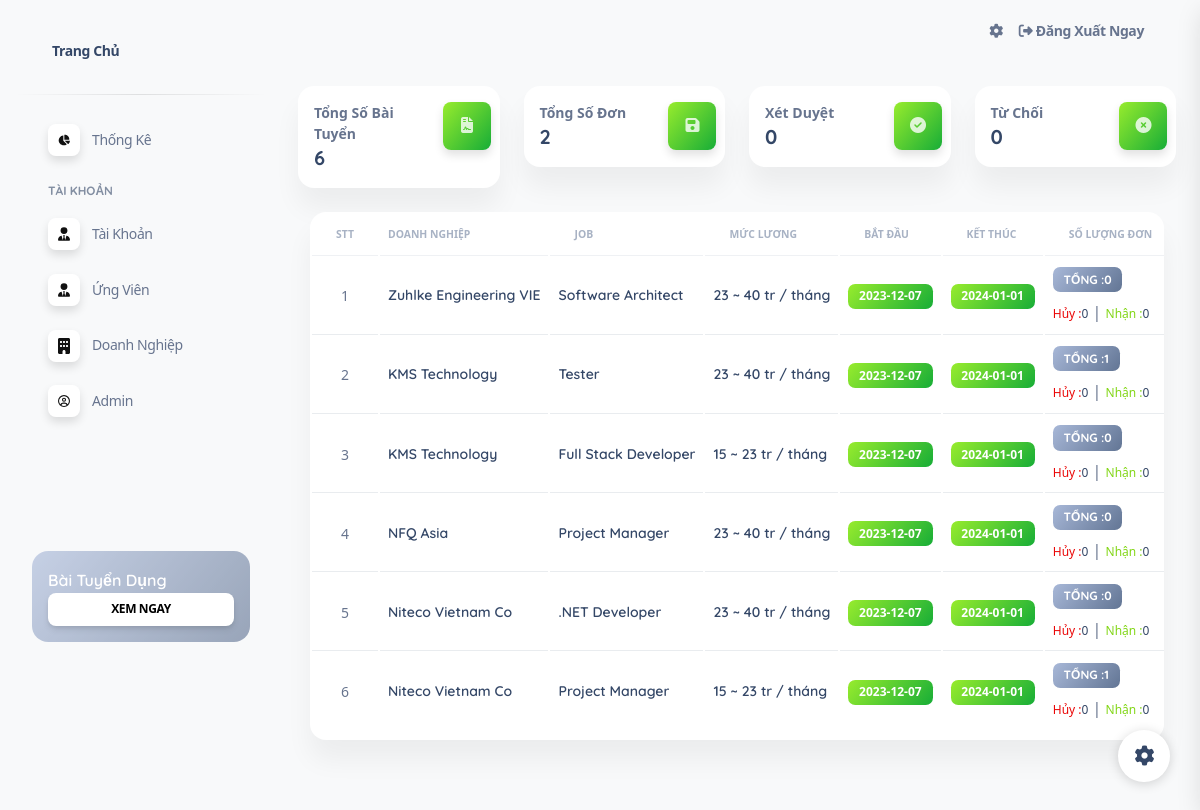
The app's page /src/WEB/index.php?act=listrecr (signed in) with its own data.
### tables this page shows
CREATE TABLE IF NOT EXISTS `recr` (
  `id` int(10) NOT NULL,
  `idcorp` int(10) NOT NULL,
  `job` varchar(255) NULL,
  `exp` varchar(255) NULL,
  `level` varchar(255) NULL,
  `salary` varchar(255) NULL,
  `progLang` varchar(255) NULL,
  `type` varchar(255) NULL,
  `description` text NULL,
  `start` date  NULL,
  `end` date NULL,
  `request` text NULL
);

CREATE TABLE IF NOT EXISTS `user` (
  `id` int(10) NOT NULL,
  `username` varchar(255) NOT NULL,
  `pass` varchar(255) NOT NULL,
  `name` varchar(255) NOT NULL,
  `email` varchar(255) NOT NULL,
  `phone` varchar(13) NOT NULL,
  `address` varchar(255) NULL,
  `role` int(2) NOT NULL
);

### src/WEB/index.php (called while the page is built)
<?php
include 'controller/controller.php';

### src/WEB/model/pdo.php (called while the page is built, shortened)
<?php
function pdo_get_connection(){
    $servername = "db";
    $username = "ankan";
    $password = "310102";
    try {
        $conn = new PDO("mysql:host=$servername;dbname=web_tuyendung", $username, $password);
        $conn->setAttribute(PDO::ATTR_ERRMODE, PDO::ERRMODE_EXCEPTION);
        return $conn;
    } catch(PDOException $e) {
        echo "Connection failed: " . $e->getMessage();
    }
}
function pdo_query($sql){
    $sql_args=array_slice(func_get_args(),1);
    try{
        $conn=pdo_get_connection();
        $stmt=$conn->prepare($sql);
        $stmt->execute($sql_args);
        $rows=$stmt->fetchAll();
        return $rows;
    }
    catch(PDOException $e){
        throw $e;
    }
    finally{
        unset($conn);
    }
}
function pdo_query_one($sql){
    $sql_args=array_slice(func_get_args(),1);
    try{
        $conn=pdo_get_connection();
        $stmt=$conn->prepare($sql);
        $stmt->execute($sql_args);
        $row=$stmt->fetch(PDO::FETCH_ASSOC);
        return $row;
    }
    catch(PDOException $e){
        throw $e;
    }
    finally{
        unset($conn);
    }
}

### src/WEB/model/admin.php (called while the page is built, shortened)
<?php
function list_recr($id, $name, $job, $salary, $start, $end)
{
    $sql = "SELECT recr.*, user.id AS userId, user.name AS userName, user.role, corp.iduser
            FROM recr
            INNER JOIN corp ON recr.idcorp = corp.id
            INNER JOIN user ON corp.iduser = user.id
            WHERE 1 ";
    $sql .= $id !== '' ? " AND recr.id LIKE '%" . $id . "%' " : "";
    $sql .= $name !== '' ? " AND user.name LIKE '%" . $name . "%' " : "";
    $sql .= $job !== '' ? " AND recr.job LIKE '%" . $job . "%' " : "";
    $sql .= $salary !== '' ? " AND recr.salary LIKE '%" . $salary . "%' " : "";
    $sql .= $start !== '' ? " AND recr.start LIKE '%" . $start . "%' " : "";
    $sql .= $end !== '' ? " AND recr.end LIKE '%" . $end . "%' " : "";
    $sql .= " ORDER BY recr.id DESC";
    return pdo_query($sql);
}
function countRecr()
{
    $sql = "SELECT COUNT(id) as total FROM recr";
    $result = pdo_query_one($sql);
    return $result['total'];
}
function countIn4()
{
    $sql = "SELECT COUNT(id) as total FROM info";
    $result = pdo_query_one($sql);
    return $result['total'];
}
function countInfo($idrec)
{
    $sql = "SELECT COUNT(*) as count FROM info WHERE idrec = ?";
    return pdo_query_one($sql, $idrec)['count'];
}
function countstatus($idrec, $status)
{
    $sql = "SELECT COUNT(*) as countstatus FROM info WHERE idrec = ? AND status = ?";
    $result = pdo_query_one($sql, $idrec, $status);
    return $result['countstatus'];
}
function status( $status)
{
    $sql = "SELECT COUNT(*) as countstatus FROM info WHERE status = ?";
    $result = pdo_query_one($sql, $status);
    return $result['countstatus'];
}

### src/WEB/view/admin/listRecr.php (the view, shortened to what this page needs)
<div class="container-fluid py-4">
    <div class="row">
        <div class="col-xl-3 col-sm-6 mb-xl-0 mb-4">
            <div class="card">
                <div class="card-body p-3">
                    <div class="row">
                        <div class="col-8">
                            <div class="numbers">
                                <p class="text-sm mb-0 text-capitalize font-weight-bold">Tổng số bài tuyển</p>
                                <h5 class="font-weight-bolder mb-0">
                                    <?= $totalRecr ?>
                                </h5>
                            </div>
                        </div>
                        <div class="col-4 text-end">
                            <div class="icon icon-shape bg-gradient-success shadow text-center border-radius-md">
                                <i class="fa-solid fa-file-contract" aria-hidden="true"></i>
                            </div>
                        </div>
                    </div>
                </div>
            </div>
        </div>
        <div class="col-xl-3 col-sm-6 mb-xl-0 mb-4">
            <div class="card">
                <div class="card-body p-3">
                    <div class="row">
                        <div class="col-8">
                            <div class="numbers">
                                <p class="text-sm mb-0 text-capitalize font-weight-bold">Tổng số đơn</p>
                                <h5 class="font-weight-bolder mb-0">
                                    <?= $info ?>
                                </h5>
                            </div>
                        </div>
                        <div class="col-4 text-end">
                            <div class="icon icon-shape bg-gradient-success shadow text-center border-radius-md">
                                <i class="fa-solid fa-floppy-disk" aria-hidden="true"></i>
                            </div>
                        </div>
                    </div>
                </div>
            </div>
        </div>
        <div class="col-xl-3 col-sm-6 mb-xl-0 mb-4">
            <div class="card">
                <div class="card-body p-3">
                    <div class="row">
                        <div class="col-8">
                            <div class="numbers">
                                <p class="text-sm mb-0 text-capitalize font-weight-bold">Xét Duyệt</p>
                                <h5 class="font-weight-bolder mb-0">
                                    <?= $approved ?>
                                </h5>
                            </div>
                        </div>
                        <div class="col-4 text-end">
                            <div class="icon icon-shape bg-gradient-success shadow text-center border-radius-md">
                                <i class="fa-solid fa-circle-check" aria-hidden="true"></i>
                            </div>
                        </div>
                    </div>
                </div>
            </div>
        </div>
        <div class="col-xl-3 col-sm-6 mb-xl-0 mb-4">
            <div class="card">
                <div class="card-body p-3">
                    <div class="row">
                        <div class="col-8">
                            <div class="numbers">
                                <p class="text-sm mb-0 text-capitalize font-weight-bold">Từ Chối</p>
                                <h5 class="font-weight-bolder mb-0">
                                    <?= $rejected ?>
                                </h5>
                            </div>
                        </div>
                        <div class="col-4 text-end">
                            <div class="icon icon-shape bg-gradient-success shadow text-center border-radius-md">
                                <i class="fa-solid fa-circle-xmark" aria-hidden="true"></i>
                            </div>
                        </div>
                    </div>
                </div>
            </div>
        </div>
        <div class="container-fluid py-4">
            <div class="row">
                <div class="col-12">
                    <div class="card mb-4">
                        <div class="card-body px-0 pt-0 pb-2">
                            <div class="table-responsive p-0">
                                <table class="table align-items-center mb-0" id="myTable">
                                    <thead>
                                        <tr>
                                            <th class="text-uppercase text-secondary text-xxs font-weight-bolder opacity-7 ">STT</th>
                                            <th class="text-uppercase text-secondary text-xxs font-weight-bolder opacity-7 ps-2">Doanh Nghiệp</th>
                                            <th class="text-left text-uppercase text-secondary text-xxs font-weight-bolder opacity-7">JOB</th>
                                            <th class="text-left text-uppercase text-secondary text-xxs font-weight-bolder opacity-7">Mức Lương</th>
                                            <th class="text-left text-uppercase text-secondary text-xxs font-weight-bolder opacity-7">Bắt Đầu</th>
                                            <th class="text-left text-uppercase text-secondary text-xxs font-weight-bolder opacity-7">Kết Thúc</th>
                                            <th class="text-left text-uppercase text-secondary text-xxs font-weight-bolder opacity-7">Số Lượng Đơn</th>
                                        </tr>
                                    </thead>
                                    <tbody>
                                        <?php foreach ($listrecr as $recr) :
                                            $idrec = $recr['id'];
                                            $infoCount = countInfo($idrec);
                                            $approved = countstatus($idrec, 'Đã xét duyệt');
                                            $rejected = countstatus($idrec, 'Từ chối');
                                        ?>
                                            <tr>
                                                <td class="align-middle text-center text-sm"></td>
                                                <td>
                                                    <h6 class="mb-0 text-sm"><?= $recr['userName'] ?></h6>
                                                </td>
                                                <td class="align-middle text-left text-sm">
                                                    <h6 class="mb-0 text-sm"><?= $recr['job'] ?></h6>
                                                </td>
                                                <td class="align-middle text-left text-sm">
                                                    <h6 class="mb-0 text-sm"><?= $recr['salary'] ?></h6>
                                                </td>
                                                <td class="align-middle text-left">
                                                    <span class="badge badge-sm bg-gradient-success"><?= $recr['start'] ?></span>
                                                </td>
                                                <td class="align-middle text-left">
                                                    <span class="badge badge-sm bg-gradient-success"><?= $recr['end'] ?></span>
                                                </td>
                                                <td class="align-middle text-left">
                                                    <h6 class="badge badge-sm bg-gradient-secondary">Tổng :<?= $infoCount ?></h6><br>
                                                    <span class="text-xs text-danger text-secondary mb-0">Hủy :</span><span class="text-xs text-dark text-secondary mb-0"><?= $rejected ?></span> |
                                                    <span class="text-xs text-success text-secondary mb-0">Nhận :</span><span class="text-xs text-dark text-secondary mb-0"><?= $approved ?></span>
                                                </td>
                                            </tr>
                                        <?php endforeach; ?>
                                    </tbody>
                                </table>
                            </div>
                        </div>
                    </div>
                </div>
            </div>
        </div>
    </div>
</div>
</main>

### src/WEB/assets/css/meanmenu.css (style rules this page uses)
body { font-family:oswald,sans-serif;padding:0;margin:0;font-size:15px;background-color:#f1f1f1 }

### src/WEB/assets/css/responsive.css (style rules this page uses)
:root { --main: rgba(0,0,0,0.9); --secondary: rgb(12, 104, 185); --secondary-child: rgba(78,205,196,0.5); --font: rgba(0,0,0,0.9); }

### src/WEB/assets/css/nucleo-svg.css (style rules this page uses)
.icon { display: inline-block; color: #111111; height: 1em; width: 1em; }
.icon { fill: currentColor; stroke: none; }

### records on screen
recr: user.name "Zuhlke Engineering VIE", job "Software Architect", salary "23 ~ 40 tr / tháng", start "2023-12-07", end "2024-01-01", infoCount "0", rejected "0", approved "0"
recr: user.name "KMS Technology", job "Tester", salary "23 ~ 40 tr / tháng", start "2023-12-07", end "2024-01-01", infoCount "1", rejected "0", approved "0"
recr: user.name "KMS Technology", job "Full Stack Developer", salary "15 ~ 23 tr / tháng", start "2023-12-07", end "2024-01-01", infoCount "0", rejected "0", approved "0"
recr: user.name "NFQ Asia", job "Project Manager", salary "23 ~ 40 tr / tháng", start "2023-12-07", end "2024-01-01", infoCount "0", rejected "0", approved "0"
recr: user.name "Niteco Vietnam Co", job ".NET Developer", salary "23 ~ 40 tr / tháng", start "2023-12-07", end "2024-01-01", infoCount "0", rejected "0", approved "0"
recr: user.name "Niteco Vietnam Co", job "Project Manager", salary "15 ~ 23 tr / tháng", start "2023-12-07", end "2024-01-01", infoCount "1", rejected "0", approved "0"

### other values on screen
$totalRecr "6"
$info "2"
$approved "0"
$rejected "0"
